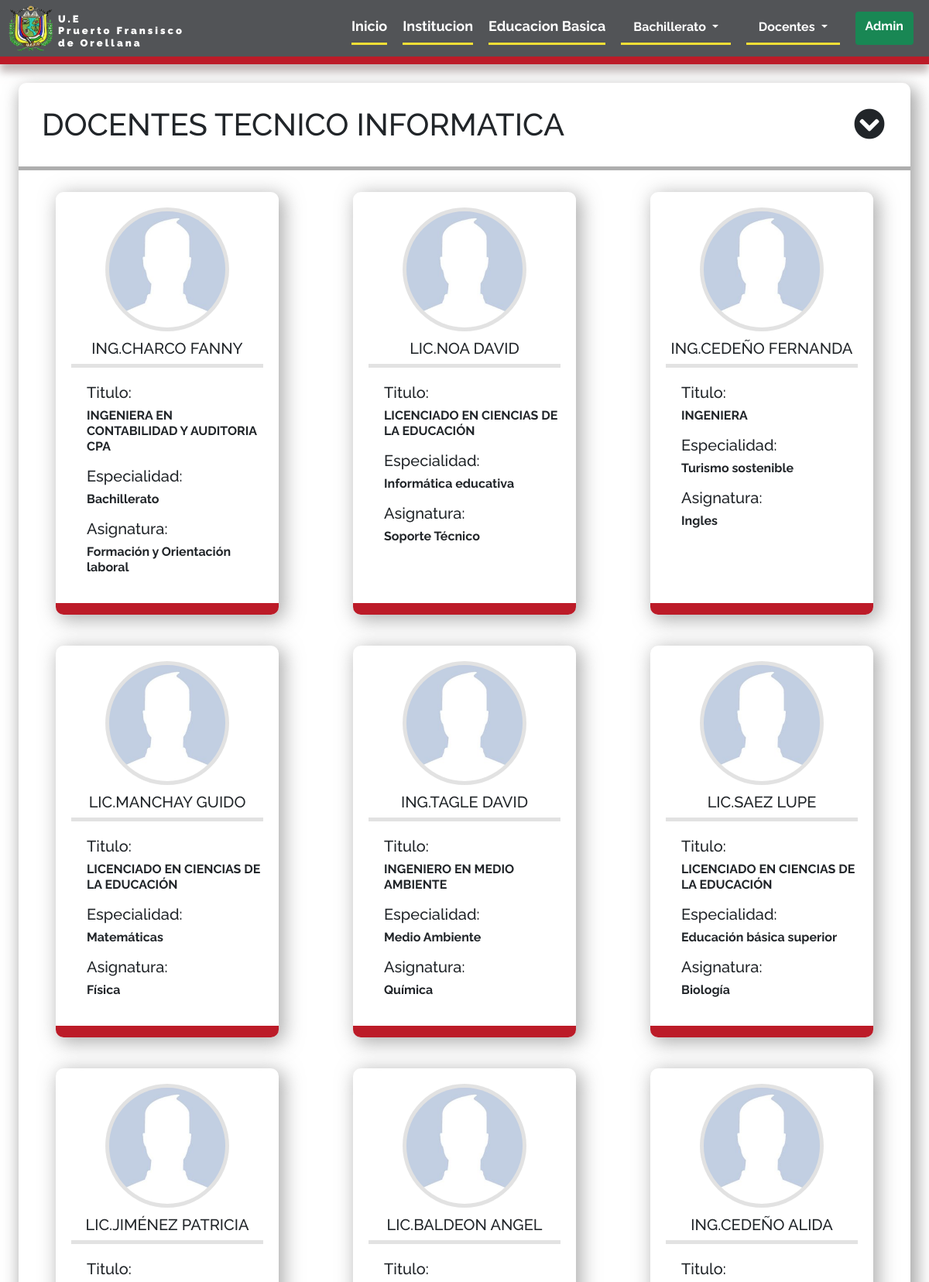
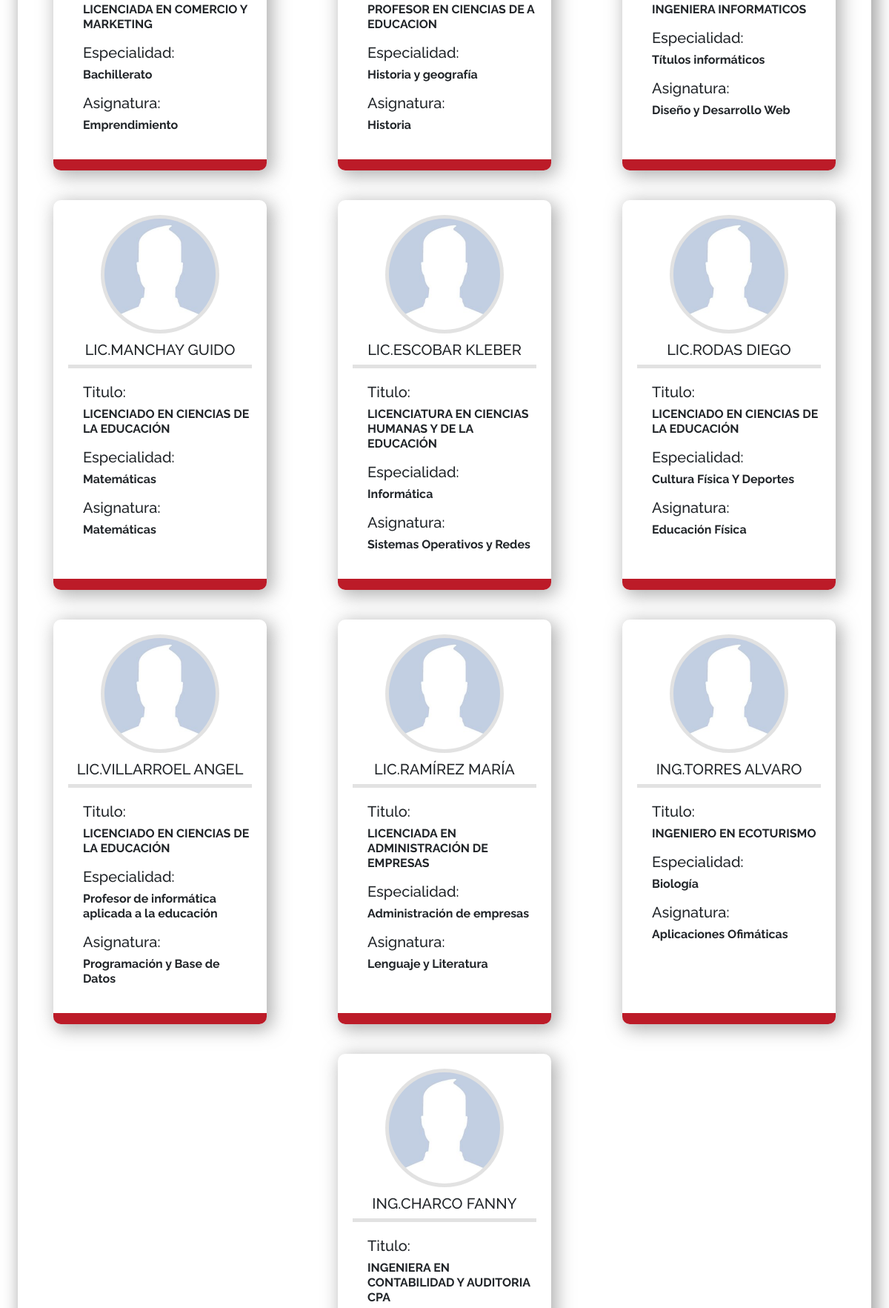
Screenshot of /docentes.php (upper part) with the database file from the repository (2 pictures, top to bottom).
### tables this page shows
CREATE TABLE `docentes` (
  `id` int(11) NOT NULL,
  `nombres_apellidos` varchar(200) NOT NULL,
  `titulo` varchar(200) NOT NULL,
  `especialidad` varchar(150) NOT NULL,
  `cargo` varchar(200) NOT NULL,
  `asignatura` varchar(200) NOT NULL,
  `titulacion` varchar(50) NOT NULL,
  `img` varchar(150) DEFAULT NULL
);

### docentes.php (called while the page is built, shortened)
<?php
require "admin/config.php";
$conexion = conexion($bd_config);
$datos = $conexion->query('SELECT * FROM docentes');
$datos = $datos->fetchAll();
require "view/docentes.view.php";
?>

### view/docentes.view.php (the view, shortened to what this page needs)
<!DOCTYPE html>
<html lang="en">
<head>
    <link rel="stylesheet" href="style/docentes2.css">
    <link rel="stylesheet" href="style/style_nav_footer.css">
    <link rel="stylesheet" href="https://use.fontawesome.com/releases/v5.15.2/css/all.css">
    <link href="https://cdn.jsdelivr.net/npm/bootstrap@5.0.0-beta1/dist/css/bootstrap.min.css" rel="stylesheet">
    <link href="https://unpkg.com/ed-grid@3.0.0/src/css/ed-grid.min.css" rel="stylesheet">
</head>
<body>
    <?php require "nav.php" ?>
    <div class="cont-master">
        <div id="docentes_tecnico" class="docentes_tecnico_inf">
            <h1 class="titulo-docentes">DOCENTES TECNICO INFORMATICA <span id="i-docentes"><i class="fas fa-chevron-circle-down"></i></span></h1>
            <div class="cont-docentes">
                <?php foreach ($datos as $dato) { ?>
                    <div class="cont-docente">
                        <div class="img-docente">
                            <?php if ($dato['img'] === null) { ?>
                                <img src="img/user.jpg" alt="foto del docente">
                            <?php  } else { ?>
                                <img src="<?php echo $dato['img']; ?>" alt="foto del docente">
                            <?php } ?>
                            <h5 class="nom-docente h-docente"><?php echo $dato['titulacion']  . "." . $dato['nombres_apellidos'] ?></h5>
                        </div>
                        <div class="inf-docente">
                            <h5 class="titulo-docente h-docente">Titulo:</h5>
                            <p class="text"><?php echo $dato['titulo'] ?></p>
                            <h5 class="h-docente">Especialidad:</h5>
                            <p class="text"><?php echo $dato['especialidad'] ?></p>
                            <h5 class="asignatura-docente h-docente">Asignatura:</h5>
                            <p class="text"><?php echo $dato['asignatura'] ?></p>
                        </div>
                    </div>
                <?php } ?>
            </div>
        </div>
    </div>
</body>
</html>

### style/docentes2.css (style rules this page uses)
* { margin: 0; padding: 0; box-sizing: border-box; font-family: 'Raleway', sans-serif; }
.cont-master { width: 100%; padding: 2%; margin: auto; }
.docentes_tecnico_inf { border-radius: 10px; box-shadow: 5px 10px 20px 5px #8a8a8ab0 ; overflow: hidden; height: 4000px; transition: 2s; }
.docentes_tecnico_inf > h1 { display: flex; justify-content: space-between; padding: 30px; border-bottom: 5px solid #8a8a8ab0 ; cursor: pointer; }
.docentes_tecnico_inf > h1 > span { transition: 2s; }
.cont-docentes { display: flex; flex-wrap: wrap; justify-content: space-around; }
.cont-docente { display: flex; flex-direction: column; width: 25%; line-height: 20px; text-align: center; border-radius: 10px; padding: 20px ; box-shadow: 5px 5px 25px 2px #8a8a8ab0; border-bottom: 15px solid #bc1b28; margin: 20px; transition: 1s; cursor: pointer; }
.cont-docente .img-docente { overflow: hidden; border-bottom: 5px solid #5e5e5e2d; margin-bottom: 20px; }
.cont-docente .img-docente img { width: 10em; height: 10em; border-radius: 100%; padding: 5px; background: #5e5e5e2d; object-fit: cover; margin-bottom: 10px; }
.inf-docente { flex-direction: column; display: flex; text-align: left; justify-content: center; padding-left:20px ; }
.inf-docente p { font-weight: bolder; }

### style/style_nav_footer.css (style rules this page uses)
span { letter-spacing: 3px; font-weight: 900; line-height: 1.2; }

### rows the page displays
docentes: titulacion "ING", nombres_apellidos "CHARCO FANNY", titulo "INGENIERA EN CONTABILIDAD Y AUDITORIA CPA", especialidad "Bachillerato", asignatura "Formación y Orientación laboral"
docentes: titulacion "LIC", nombres_apellidos "NOA DAVID", titulo "LICENCIADO EN CIENCIAS DE LA EDUCACIÓN", especialidad "Informática educativa", asignatura "Soporte Técnico"
docentes: titulacion "ING", nombres_apellidos "CEDEÑO FERNANDA", titulo "INGENIERA", especialidad "Turismo sostenible", asignatura "Ingles"
docentes: titulacion "LIC", nombres_apellidos "MANCHAY GUIDO", titulo "LICENCIADO EN CIENCIAS DE LA EDUCACIÓN", especialidad "Matemáticas", asignatura "Física"
docentes: titulacion "ING", nombres_apellidos "TAGLE DAVID", titulo "INGENIERO EN MEDIO AMBIENTE", especialidad "Medio Ambiente", asignatura "Química"
docentes: titulacion "LIC", nombres_apellidos "SAEZ LUPE", titulo "LICENCIADO EN CIENCIAS DE LA EDUCACIÓN", especialidad "Educación básica superior", asignatura "Biología"
docentes: titulacion "LIC", nombres_apellidos "JIMÉNEZ PATRICIA", titulo "LICENCIADA EN COMERCIO Y MARKETING", especialidad "Bachillerato", asignatura "Emprendimiento"
docentes: titulacion "LIC", nombres_apellidos "BALDEON ANGEL", titulo "PROFESOR EN CIENCIAS DE A EDUCACION", especialidad "Historia y geografía", asignatura "Historia"
docentes: titulacion "ING", nombres_apellidos "CEDEÑO ALIDA", titulo "INGENIERA INFORMATICOS", especialidad "Títulos informáticos", asignatura "Diseño y Desarrollo Web"
docentes: titulacion "LIC", nombres_apellidos "MANCHAY GUIDO", titulo "LICENCIADO EN CIENCIAS DE LA EDUCACIÓN", especialidad "Matemáticas", asignatura "Matemáticas"
docentes: titulacion "LIC", nombres_apellidos "ESCOBAR KLEBER", titulo "LICENCIATURA EN CIENCIAS HUMANAS Y DE LA EDUCACIÓN", especialidad "Informática", asignatura "Sistemas Operativos y Redes"
docentes: titulacion "LIC", nombres_apellidos "RODAS DIEGO", titulo "LICENCIADO EN CIENCIAS DE LA EDUCACIÓN", especialidad "Cultura Física Y Deportes", asignatura "Educación Física"
docentes: titulacion "LIC", nombres_apellidos "VILLARROEL ANGEL", titulo "LICENCIADO EN CIENCIAS DE LA EDUCACIÓN", especialidad "Profesor de informática aplicada a la educación", asignatura "Programación y Base de Datos"
docentes: titulacion "LIC", nombres_apellidos "RAMÍREZ MARÍA", titulo "LICENCIADA EN ADMINISTRACIÓN DE EMPRESAS", especialidad "Administración de empresas", asignatura "Lenguaje y Literatura"
docentes: titulacion "ING", nombres_apellidos "TORRES ALVARO", titulo "INGENIERO EN ECOTURISMO", especialidad "Biología", asignatura "Aplicaciones Ofimáticas"
docentes: titulacion "ING", nombres_apellidos "CHARCO FANNY", titulo "INGENIERA EN CONTABILIDAD Y AUDITORIA CPA"
